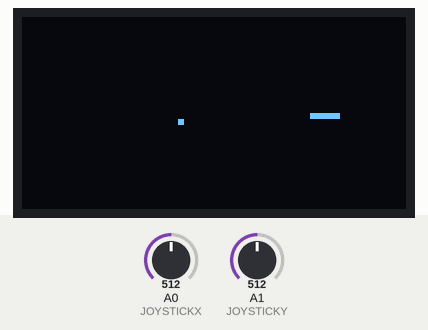
This sketch was run on a simulated Arduino Uno, built with avr-gcc and run on an emulated ATmega328P. On the bench: 128×64 one-colour display. The test bench sets the inputs (shaded band); at power-on: A1 (JOYSTICKY) = 512, A0 (JOYSTICKX) = 512. Random numbers use the default seed unless the sketch sets one; what the sketch prints to the serial monitor is not drawn. At 3.7 s the program stops and its outputs stay as they are.

Above: at 1.2 s.
1.3 s: A1 (JOYSTICKY) set to 610
At 3.4 s:
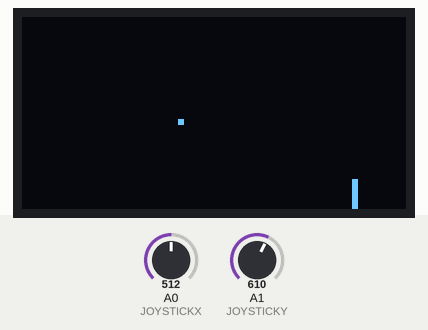
At 4.5 s:
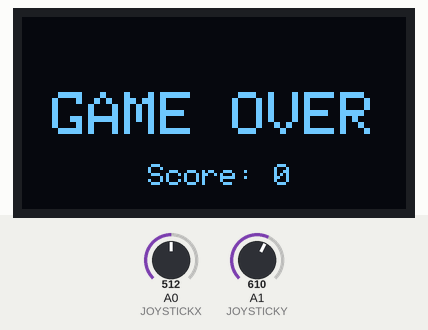
Timing chart, 0 to 5.2 s (numbered marks = the images above; inputs shaded):
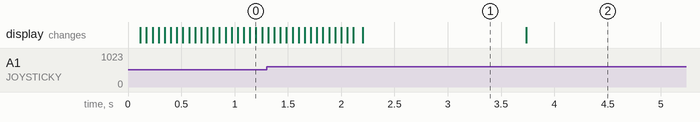

The sketch:

snakeGame.ino
```cpp
#include <Adafruit_GFX.h>
#include <Adafruit_SSD1306.h>
#include <SPI.h>
#include <Wire.h>

//OLED Display setup
#define SCREEN_WIDTH 128 // OLED display width, in pixels
#define SCREEN_HEIGHT 64 // OLED display height, in pixels
#define MAX_LEN 128
#define GIRTH 2 //   ### MUST BE A POWER OF 2 (including 1)
#define SPEED 15 // speed of iteration. delay is SPEED * GIRTH
#define TOLERENCE 20 // to make sure apple doesn't spawn on the edge of screen

#define JOYSTICKX A0
#define JOYSTICKY A1

short joystick_x;
short joystick_y;

uint8_t a_xcor;
uint8_t a_ycor;

uint16_t snake_len = 5;
short x_speed = GIRTH; // cannot be uint8_t because speed can have negative value
short y_speed = 0;

uint8_t score = 0;

uint8_t x_cor[MAX_LEN] = {0};
uint8_t y_cor[MAX_LEN] = {0};

#define OLED_SCL A5
#define OLED_SDA A4
#define OLED_RESET -1
#define SCREEN_ADDRESS 0x3C
Adafruit_SSD1306 display(SCREEN_WIDTH, SCREEN_HEIGHT, &Wire, OLED_RESET);

void GAME_OVER() {
    delay(1500);
    display.clearDisplay();
    display.setCursor(10, 25);
    display.setTextColor(1);
    display.setTextSize(2);
    display.print("GAME OVER");
    display.setTextSize(1);
    display.print("                                                  Score: ");
    display.print(score);
    display.display();
    for(;;){}  // stop game
}

void RandomApple(){
    a_xcor = (GIRTH * random((TOLERENCE/GIRTH), ((SCREEN_WIDTH - TOLERENCE)/GIRTH)));
    a_ycor = (GIRTH * random((TOLERENCE/GIRTH), ((SCREEN_HEIGHT - TOLERENCE)/GIRTH)));
}

void setup() {
    Serial.begin(9600);
    display.clearDisplay();
    display.begin(SSD1306_SWITCHCAPVCC, SCREEN_ADDRESS);
    randomSeed(analogRead(A4));

    RandomApple();

  // init snake
    for (short i = 0; i < snake_len; i++) {
        x_cor[i] = 64 - (i * GIRTH);
        y_cor[i] = 32;
    }
}

void loop() {
    display.clearDisplay();

    joystick_x = analogRead(JOYSTICKX);
    joystick_y = analogRead(JOYSTICKY);

    if (joystick_x < 400 && x_speed != -GIRTH) {
        x_speed = GIRTH;
        y_speed = 0;
    }
    else if (joystick_x > 600 && x_speed != GIRTH) {
        x_speed = -GIRTH;
        y_speed = 0;
    }
    else if (joystick_y < 400 && y_speed != GIRTH) {
        x_speed = 0;
        y_speed = -GIRTH;
    }
    else if (joystick_y > 600 && y_speed != -GIRTH) {
        x_speed = 0;
        y_speed = GIRTH;
    }

    for (short i = 1; i < snake_len; i++) {
        x_cor[snake_len - i] = x_cor[snake_len - i - 1];
        y_cor[snake_len - i] = y_cor[snake_len - i - 1];
    }

    x_cor[0] += x_speed;
    y_cor[0] += y_speed;

    if (x_cor[0] < 0 || x_cor[0] > (128 - GIRTH) || y_cor[0] < 0 || y_cor[0] > (64 - GIRTH)) {
        GAME_OVER();
    }

    for (short i = 1; i < snake_len; i++) {
        if (x_cor[0] == x_cor[i] && y_cor[0] == y_cor[i]) {
            GAME_OVER();
        }
    }

    if (x_cor[0] == a_xcor && y_cor[0] == a_ycor) {
        score++;
        RandomApple();
        x_cor[snake_len] = x_cor[snake_len - 1];
        y_cor[snake_len] = y_cor[snake_len - 1];
        x_cor[snake_len + 1] = x_cor[snake_len - 1];
        y_cor[snake_len + 1] = y_cor[snake_len - 1];

        snake_len += 2;
    }

    Serial.println(snake_len);

    display.drawRoundRect(a_xcor, a_ycor,GIRTH, GIRTH, (GIRTH/2), 1);
    for (short i = 0; i < snake_len; i++) {
        display.fillRect(x_cor[i], y_cor[i], GIRTH, GIRTH, 1);
    }
    display.display();
    delay(SPEED*GIRTH);
}
```

Measured:
- what the display in image 1 shows lasts 1.5 s, from 2.2 s to 3.7 s
